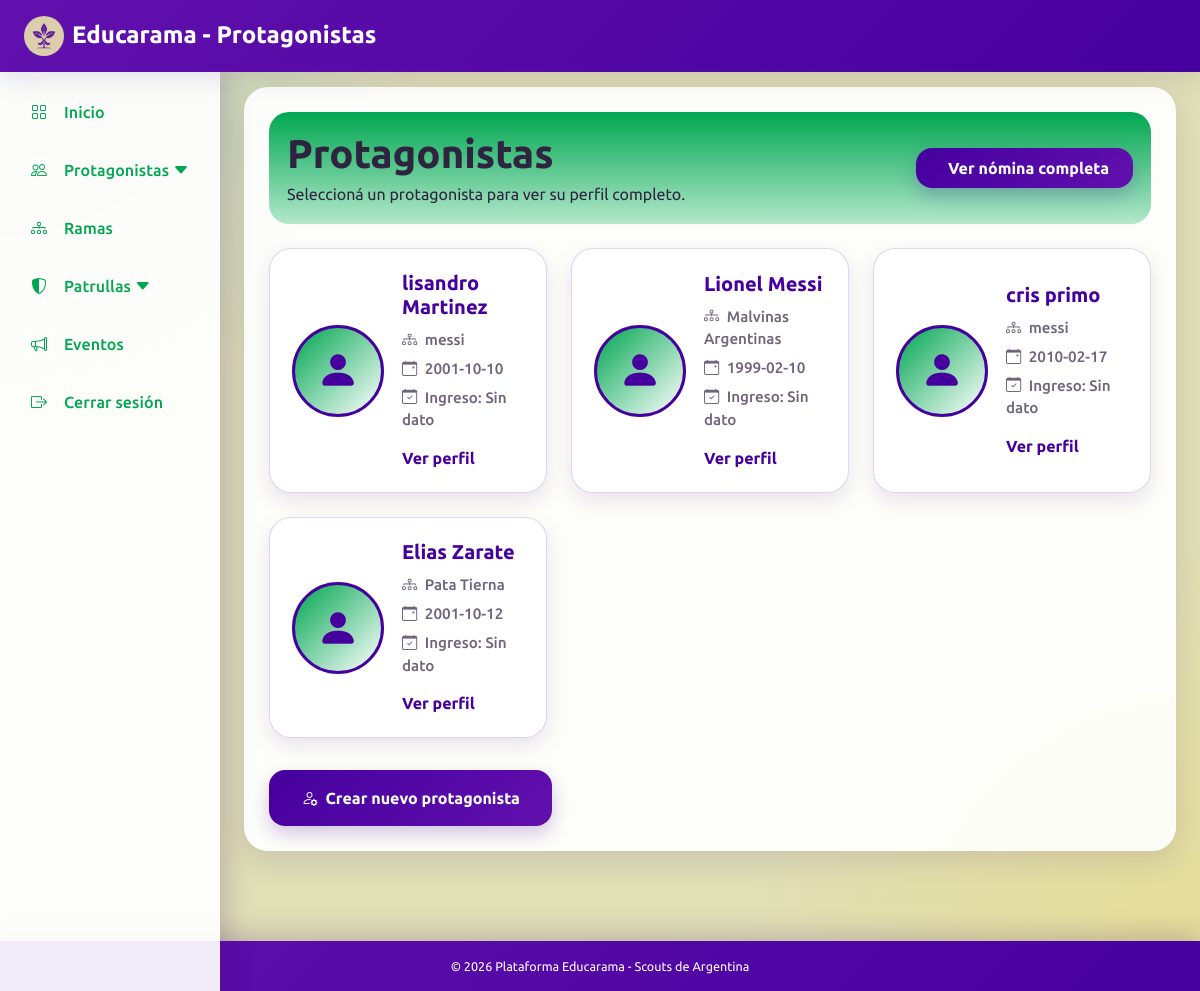
Page /views/pages/protagonistas.php (signed in) on the committed database.
### tables this page shows
CREATE TABLE `protagonista` (
  `id` int(11) NOT NULL,
  `promesa` tinyint(1) DEFAULT NULL,
  `id_persona` int(11) NOT NULL,
  `id_rama` int(11) NOT NULL,
  `id_patrulla` int(11) DEFAULT NULL,
  `anio_ingreso` int(11) DEFAULT NULL
);

CREATE TABLE `persona` (
  `id` int(11) NOT NULL,
  `dni` int(11) NOT NULL,
  `nombre` varchar(100) DEFAULT NULL,
  `apellido` varchar(100) DEFAULT NULL,
  `fecha_nacimiento` date DEFAULT NULL
);

CREATE TABLE `rama` (
  `id` int(11) NOT NULL,
  `nombre` varchar(100) DEFAULT NULL,
  `id_grupo` int(11) NOT NULL,
  `id_rama` int(11) NOT NULL
);

### src/Datos/Database.php (called while the page is built)
<?php
class Database {
    private static ?PDO $conexion = null;
    public static function getConexion(): PDO {
        if (self::$conexion === null) {
            $host = 'localhost';
            $db   = 'educarama';
            $user = 'root';
            $pass = '';
            $charset = 'utf8mb4';
            $dsn = "mysql:host=$host;dbname=$db;charset=$charset";
            try {
                self::$conexion = new PDO($dsn, $user, $pass, [
                    PDO::ATTR_ERRMODE            => PDO::ERRMODE_EXCEPTION,
                    PDO::ATTR_DEFAULT_FETCH_MODE => PDO::FETCH_ASSOC,
                    PDO::ATTR_EMULATE_PREPARES   => false,
                ]);
            } catch (Throwable $e) {
                http_response_code(500);
                die(json_encode([
                    "status" => "error",
                    "message" => "Error fatal de conexión a la Base de Datos: " . $e->getMessage()
                ]));
            }
        }
        return self::$conexion;
    }
}

### src/Controladores/ProtagonistaController.php (called while the page is built, shortened)
<?php
require_once __DIR__ . '/../Datos/Database.php';
require_once __DIR__ . '/../Datos/ProtagonistaRepository.php';
require_once __DIR__ . '/../Servicios/ProtagonistaService.php';
class ProtagonistaController
{
    private ProtagonistaService $servicio;
    public function __construct()
    {
        $this->conexion = Database::getConexion();
        $personaRepository = new PersonaRepository($this->conexion);
        $protagonistaRepository = new ProtagonistaRepository($this->conexion);
        $this->servicio = new ProtagonistaService(
            $this->conexion,
            $personaRepository,
            $protagonistaRepository
        );
    }
    public function listarCards(): array
    {
        return $this->servicio->listarCards();
    }
}

### src/Servicios/ProtagonistaService.php (called while the page is built, shortened)
<?php
class ProtagonistaService
{
    private ProtagonistaRepository $protagonistaRepository;
    public function __construct(
        PDO $conexion,
        PersonaRepository $personaRepository,
        ProtagonistaRepository $protagonistaRepository
    ) {
        $this->protagonistaRepository = $protagonistaRepository;
    }
    public function listarCards(): array
    {
        return $this->protagonistaRepository->listarCards();
    }
}

### src/Datos/ProtagonistaRepository.php (called while the page is built, shortened)
<?php
class ProtagonistaRepository
{
    private PDO $conexion;
    public function __construct(PDO $conexion)
    {
        $this->conexion = $conexion;
    }
    public function listarCards(): array
    {
        $stmt = $this->conexion->prepare("
            SELECT
                p.id,
                p.promesa,
                per.nombre,
                per.apellido,
                per.fecha_nacimiento,
                r.nombre AS rama,
                pa.nombre AS patrulla
            FROM protagonista p
            INNER JOIN persona per ON p.id_persona = per.id
            LEFT JOIN rama r ON p.id_rama = r.id
            LEFT JOIN patrulla pa ON p.id_patrulla = pa.id
            ORDER BY per.apellido, per.nombre
        ");
        $stmt->execute();
        return $stmt->fetchAll(PDO::FETCH_ASSOC);
    }
}

### views/pages/protagonistas.php (the view, shortened to what this page needs)
<?php
require_once __DIR__ . '/../../src/Controladores/ProtagonistaController.php';
$controlador = new ProtagonistaController();
$protagonistas = $controlador->listarCards();
?>
<!DOCTYPE html>
<html lang="es">
<head>
    <link href="https://cdn.jsdelivr.net/npm/bootstrap@5.3.0/dist/css/bootstrap.min.css" rel="stylesheet">
    <link rel="stylesheet" href="https://cdnjs.cloudflare.com/ajax/libs/bootstrap-icons/1.10.5/font/bootstrap-icons.min.css">
    <link rel="stylesheet" href="/Educarama/public/css/styles.css?v=1.5">
</head>
<body>
<?php
include __DIR__ . '/includes/barra_superior.php';
include __DIR__ . '/includes/menu_lateral.php';
?>
<div class="main-content-wrapper">
    <div class="container contenedor-principal p-4">
        <section class="barra-superior-inst mb-4 d-flex justify-content-between align-items-center flex-wrap gap-3">
            <div>
            <h1 class="fw-bold mb-1">Protagonistas</h1>
            <p class="mb-0">Seleccioná un protagonista para ver su perfil completo.</p>
            </div>
            <a href="/Educarama/views/pages/protagonistas_nomina.php" class="boton-primario px-4 py-2 fw-bold text-decoration-none">
                <i class="me-2"></i>Ver nómina completa
            </a>
        </section>
        <div class="row g-4">
            <?php if (!empty($protagonistas)): ?>
                <?php foreach ($protagonistas as $protagonista): ?>
                    <div class="col-12 col-md-6 col-lg-4">
                        <a href="/Educarama/views/pages/perfil_protagonista.php?id=<?= $protagonista['id'] ?>" class="protagonista-card">
                            <div class="protagonista-foto rama-<?= strtolower($protagonista['rama'] ?? '') ?>" >
                                <i class="bi bi-person-fill"></i>
                            </div>
                            <div class="protagonista-info">
                                <h3>
                                    <?= htmlspecialchars($protagonista['nombre']) ?>
                                    <?= htmlspecialchars($protagonista['apellido']) ?>
                                </h3>
                                <p>
                                    <i class="bi bi-diagram-3 me-1"></i>
                                    <?= htmlspecialchars($protagonista['rama'] ?? 'Sin rama') ?>
                                </p>
                                <p>
                                    <i class="bi bi-calendar-event me-1"></i>
                                    <?= htmlspecialchars($protagonista['fecha_nacimiento'] ?? 'Sin fecha') ?>
                                </p>
                                <p>
                                    <i class="bi bi-calendar-check me-1"></i>
                                    Ingreso:
                                    <?= !empty($protagonista['anio_ingreso'])
                                        ? htmlspecialchars($protagonista['anio_ingreso'])
                                        : 'Sin dato'
                                    ?>
                                </p>
                                <span class="ver-perfil">Ver perfil</span>
                            </div>
                        </a>
                    </div>
                <?php endforeach; ?>
            <?php else: ?>
                <p>No hay protagonistas cargados.</p>
            <?php endif; ?>
        </div>
        <div class="row g-3 mt-3">
            <div class="col-12 col-md-4">
                <a
                    href="alta_protagonista.php"
                    class="boton-primario w-100 py-3 fw-bold text-decoration-none text-center d-block">
                    <i class="bi bi-person-gear me-2"></i>Crear nuevo protagonista
                    </a>
            </div>
        </div>
    </div>
</div>
<?php include __DIR__ . '/includes/barra_inferior.php'; ?>
</body>
</html>

### public/css/styles.css (style rules this page uses)
:root { --celeste-inst: #00aaf2; --violeta-primario: #45009e; --violeta-secundario: #a068d4; --violeta-oscuro: #320071; --orquidea-bordes: #6110ad; --lila-cards: #b85bee; --beige-fondo: #e0dfb6; --blanco: #ffffff; --texto-principal: #2f2440; --texto-suave: #6f647c; --borde-suave: rgba(97, 16, 173, 0.18); --sombra-suave: 0 10px 30px rgba(50, 0, 113, 0.12); --sombra-card: 0 8px 20px rgba(50, 0, 113, 0.1); --scout-amarillo: hsl(50, 98%, 54%); --scout-verde: #00a651; --scout-celeste: #00aaf2; --scout-rojo: #e30613; --scout-amarillo-claro: #fef4b8; --scout-verde-claro: #b3e8cb; --scout-celeste-claro: #b3e6fa; --scout-rojo-claro: #f9b2b6; --rama-primario: var(--scout-verde); --rama-secundario: var(--scout-verde-claro); --sidebar-width: 220px; --sidebar-mobile-width: 68px; --navbar-height: 72px; --footer-height: 50px; }
* { box-sizing: border-box; }
html, body { min-height: 100%; }
body { margin: 0; font-family: "Ubuntu", "Segoe UI", Tahoma, Geneva, Verdana, sans-serif; font-weight: 400; color: var(--texto-principal); background: radial-gradient( circle at top left, rgba(0, 170, 242, 0.16), transparent 28% ), radial-gradient( circle at bottom right, rgba(253, 214, 23, 0.2), transparent 30% ), var(--beige-fondo); }
h1, h2, h3, h4, h5, h6 { font-family: "Ubuntu", sans-serif; font-weight: 700; }
.main-content-wrapper { padding: calc(var(--navbar-height) + 15px) 24px calc(var(--footer-height) + 40px); min-height: 100vh; margin-left: var(--sidebar-width); }
.contenedor-principal { background: rgba(255, 255, 255, 0.92); border-radius: 24px; box-shadow: var(--sombra-suave); border: 1px solid rgba(255, 255, 255, 0.7); max-width: 1100px; }
.barra-superior-inst { background: linear-gradient( 180deg, var(--rama-primario), var(--rama-secundario) ); padding: 18px; border-radius: 20px; box-shadow: var(--borde-suave); }
.boton-primario { background: linear-gradient( 135deg, var(--violeta-primario), var(--orquidea-bordes) ); color: white; border: none; border-radius: 16px; transition: all 0.22s ease; box-shadow: 0 8px 18px rgba(69, 0, 158, 0.22); }
.protagonista-card { background: #ffffff; border: 1px solid var(--borde-suave); border-radius: 22px; padding: 22px; display: flex; gap: 18px; align-items: center; text-decoration: none; color: var(--texto-principal); box-shadow: var(--sombra-card); transition: all 0.25s ease; height: 100%; }
.protagonista-foto { width: 92px; height: 92px; min-width: 92px; border-radius: 50%; background: linear-gradient(135deg, var(--rama-primario), white); border: 3px solid var(--violeta-primario); display: flex; align-items: center; justify-content: center; overflow: hidden; }
.protagonista-foto i { font-size: 42px; color: var(--violeta-primario); }
.protagonista-info h3 { margin: 0 0 10px; color: var(--violeta-primario); font-size: 1.25rem; font-weight: 700; }
.protagonista-info p { margin-bottom: 6px; color: var(--texto-suave); font-weight: 500; font-size: 0.95rem; }
.ver-perfil { display: inline-block; margin-top: 8px; color: var(--violeta-primario); font-weight: 700; }

### rows in the picture
protagonista: persona.nombre "lisandro", persona.apellido "Martinez", id_rama.nombre "messi", persona.fecha_nacimiento "2001-10-10"
protagonista: persona.nombre "Lionel", persona.apellido "Messi", id_rama.nombre "Malvinas Argentinas", persona.fecha_nacimiento "1999-02-10"
protagonista: persona.nombre "cris", persona.apellido "primo", id_rama.nombre "messi", persona.fecha_nacimiento "2010-02-17"
protagonista: persona.nombre "Elias", persona.apellido "Zarate", id_rama.nombre "Pata Tierna", persona.fecha_nacimiento "2001-10-12"

### other values in the picture
$tituloPagina "Protagonistas"
